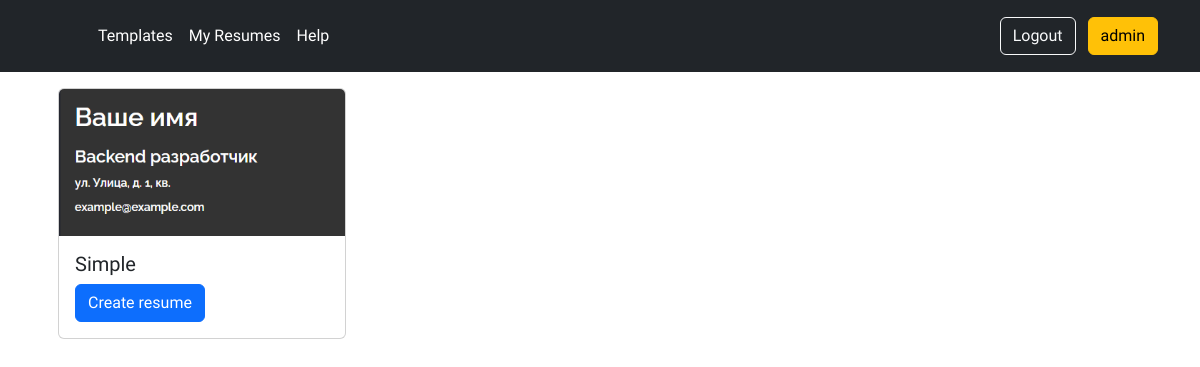
Screenshot of /templates (signed in) with the database file from the repository.
### data/users.py (models this page shows, shortened)
class User(SqlAlchemyBase, SerializerMixin, UserMixin):
    __tablename__ = 'users'
    id = sqlalchemy.Column(
        sqlalchemy.Integer,
        primary_key=True,
        autoincrement=True,
    )
    avatar = sqlalchemy.Column(sqlalchemy.String, nullable=True)
    username = sqlalchemy.Column(sqlalchemy.String, nullable=True)
    bio = sqlalchemy.Column(sqlalchemy.String, nullable=True)
    email = sqlalchemy.Column(
        sqlalchemy.String,
        index=True,
        unique=True,
    )
    hashed_password = sqlalchemy.Column(sqlalchemy.String)
    resumes = orm.relationship('Resume', back_populates='user')

### data/templates.py (models this page shows)
class Template(SerializerMixin, SqlAlchemyBase):
    __tablename__ = 'templates'
    id = sqlalchemy.Column(
        sqlalchemy.Integer,
        primary_key=True,
        autoincrement=True,
    )
    preview = sqlalchemy.Column(sqlalchemy.String, nullable=True)
    template_name = sqlalchemy.Column(sqlalchemy.String)
    template_path = sqlalchemy.Column(sqlalchemy.String)
    resumes = orm.relationship('Resume', back_populates='template_name')

### main.py (the view)
@app.route('/templates', methods=['GET'])
@flask_login.login_required
def templates():
    db_sess = db_session.create_session()
    templates_list = db_sess.query(Template).all()
    return render_template('templates.html', templates_list=templates_list)

### data/db_session.py (called while the page is built)
def create_session() -> Session:
    global __factory
    return __factory()

### main.py (called while the page is built)
@login_manager.user_loader
def load_user(user_id):
    db_sess = db_session.create_session()
    return db_sess.query(User).get(user_id)

### templates/templates.html (shortened to what this page needs)
{% extends 'base.html' %}
{% block content %}
<div class="container">
  <div class="row">
    {% for template in templates_list %}
    <div class="col-md-4">
      <div class="card m-3" style="width: 18rem;">
        <img class="card-img-top" src="../static/{{ template.preview }}" alt="Card image cap">
        <div class="card-body">
          <h5 class="card-title">{{ template.template_name }}</h5>
          <a href="{{ url_for('create_resume', template_id=template.id) }}" class="btn btn-primary">Create resume</a>
        </div>
      </div>
    </div>
    {% endfor %}
  </div>
</div>
{% endblock %}

### templates/includes/header.html
<!DOCTYPE html>
<html lang="en">
<body>
<header class="p-3 bg-dark text-white">
    <div class="container">
      <div class="d-flex flex-wrap align-items-center justify-content-center justify-content-lg-start">
        <a href="/" class="d-flex align-items-center mb-2 mb-lg-0 text-white text-decoration-none">
          <svg class="bi me-2" width="40" height="32" role="img" aria-label="Bootstrap"><use xlink:href="#bootstrap"></use></svg>
        </a>
        <ul class="nav col-12 col-lg-auto me-lg-auto mb-2 justify-content-center mb-md-0">
          <li><a href="/templates" class="nav-link px-2 text-white">Templates</a></li>
          <li><a href="/my_resumes" class="nav-link px-2 text-white">My Resumes</a></li>
          <li><a href="/help" class="nav-link px-2 text-white">Help</a></li>
        </ul>
        <div class="text-end">
          <a href="logout"><button type="button" class="btn btn-outline-light me-2">Logout</button></a>
          <a href="{{ url_for('profile', user_id=current_user.id) }}"><button type="button" class="btn btn-warning">{{ current_user.username }}</button></a>
        </div>
      </div>
    </div>
  </header>
</body>
</html>

### rows the page displays
User: username "admin"
Template: preview (picture), template_name "Simple"
